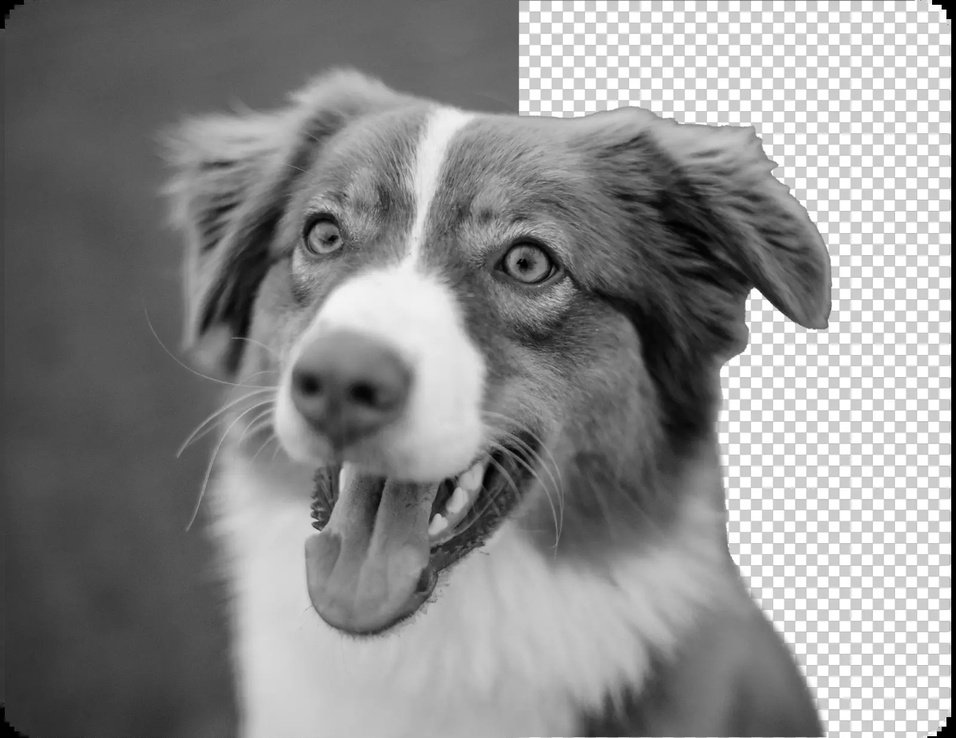
#> input picture Exercise_2/grayscale.jpeg, 956 x 738 px, shrunk from 1600 x 1235 before the run, found by its file name
$ python 4_vectorization.py
#> lines starting #> are read from the running program, lines starting #| are printed output that depends on the picture
import cv2
import numpy as np
import timeit

def grayscale_np(image):
    luminance = np.array([0.114, 0.587, 0.299])
    rows, cols, colors = image.shape
    grayscale_array = np.empty((rows, cols))
    np.matmul(image, luminance, out=grayscale_array)
    return grayscale_array

def build_dct_matrix(K):
    n = np.arange(K, dtype=np.float32)
    k = n[:, None]
    D = np.cos(np.pi * k * (2 * n + 1) / (2 * K))
    # Normalize rows
    D[0, :] *= np.sqrt(1 / K)
    D[1:, :] *= np.sqrt(2 / K)
    return D

def jpeg_compress_global(image, quantization_matrix):

    # grayscale
    luminance = np.array([0.114, 0.587, 0.299])
    grayscale_array = (image @ luminance).astype(np.float32) - 128.0

    rows, cols = grayscale_array.shape

    # build full DCT matrices for the image size
    Dh = build_dct_matrix(rows)
    Dw = build_dct_matrix(cols)

    # 2D DCT on entire image
    Y_dct = Dh @ grayscale_array @ Dw.T

    # Create tiled quantization matrix
    q_rows = (rows + 7) // 8  # number of 8x8 blocks in rows
    q_cols = (cols + 7) // 8
    quantization_matrix_tiled = np.tile(quantization_matrix, (q_rows, q_cols))
    quantization_matrix_tiled = quantization_matrix_tiled[:rows, :cols]  # crop to exact size

    # quantization
    Y_Q = np.round(Y_dct / quantization_matrix_tiled).astype(np.float32) * quantization_matrix_tiled

    # inverse DCT
    Y_rec = Dh.T @ Y_Q @ Dw
    rec = np.clip(Y_rec + 128.0, 0, 255).astype(np.uint8)

    return rec

def jpeg_compress_vectorized(image, k_width, k_height, quantization_matrix):

    # grayscale
    luminance = np.array([0.114, 0.587, 0.299])
    grayscale_array = (image @ luminance).astype(np.float32) - 128.0

    rows, cols = grayscale_array.shape

    # crop to nearest multiple pf block size
    rows_crop = (rows // k_height) * k_height
    cols_crop = (cols // k_width) * k_width
    grascale_cropped = grayscale_array[:rows_crop, :cols_crop]

    # block partitioning
    blocks = grascale_cropped.reshape(rows_crop // k_height, k_height, cols_crop // k_width, k_width).transpose(0, 2, 1, 3)

    # 2D DCT
    Dh = build_dct_matrix(k_height)
    Dw = build_dct_matrix(k_width)
    Y_dct = Dh @ blocks @ Dw.T

    # quantization
    Y_Q = np.round(Y_dct / quantization_matrix).astype(np.float32) * quantization_matrix

    # inverse DCT
    Y_rec = Dh.T @ Y_Q @ Dw
    rec = (Y_rec.transpose(0, 2, 1, 3).reshape(rows_crop, cols_crop))
    rec = np.clip(rec + 128.0, 0, 255).astype(np.uint8)

    return rec

# load the image
image = cv2.imread('C:/Users/adc01/OneDrive - Aalborg Universitet/AAU/6semester/High Performance Programming/Workshop/High-Performance-Workshop/Exercise_2/grayscale.jpeg')
#> image is the input picture: shape (738, 956, 3); min 0, max 255, mean 140

k_width, k_height = 8, 8

# Quantization matrix (JPEG luminance)
quantization_matrix = np.array([[16, 11, 10, 16, 24, 40, 51, 61],
                                [12, 12, 14, 19, 26, 58, 60, 55],
                                [14, 13, 16, 24, 40, 57, 69, 56],
                                [14, 17, 22, 29, 51, 87, 80, 62],
                                [18, 22, 37, 56, 68, 109, 103, 77],
                                [24, 35, 55, 64, 81, 104, 113, 92],
                                [49, 64, 78, 87, 103, 121, 120, 101],
                                [72, 92, 95, 98, 112, 100, 103, 99]], dtype=np.float32)

# timing
t1 = timeit.timeit(
    lambda: jpeg_compress_vectorized(image, k_height, k_width, quantization_matrix),
    number=10
)
#> in jpeg_compress_vectorized, `grascale_cropped = grayscale_array[:rows_crop, :cols_crop]`:
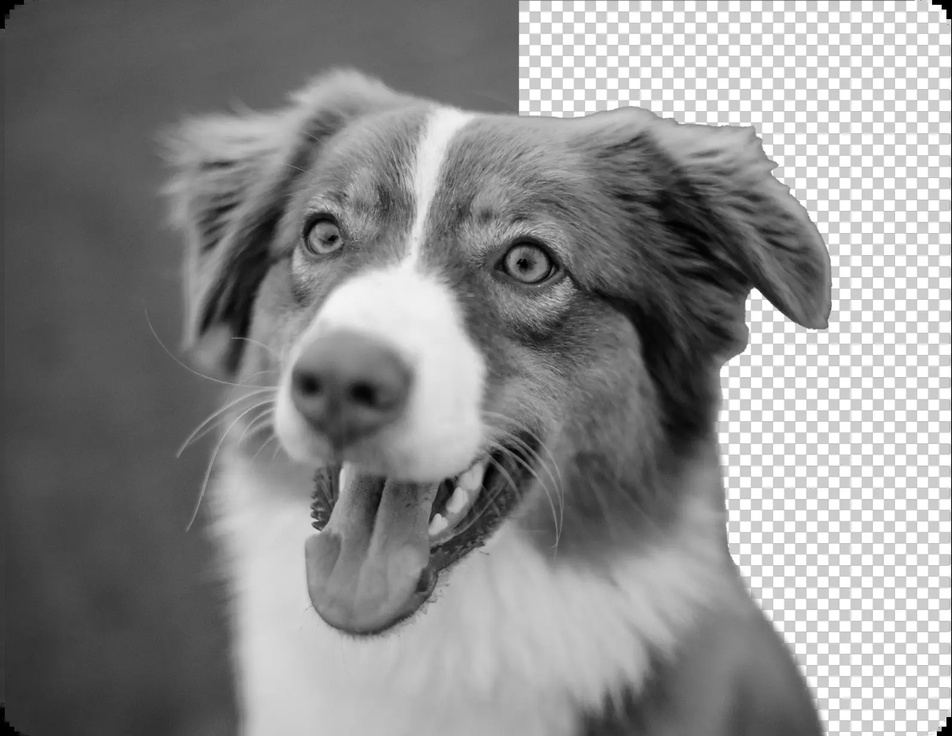
#> grascale_cropped: shape (736, 952) float32; min -128, max 127, mean 12.6; drawn with min black and max white
#> in jpeg_compress_vectorized, `rec = (Y_rec.transpose(0, 2, 1, 3).reshape(rows_crop, cols_crop))`:
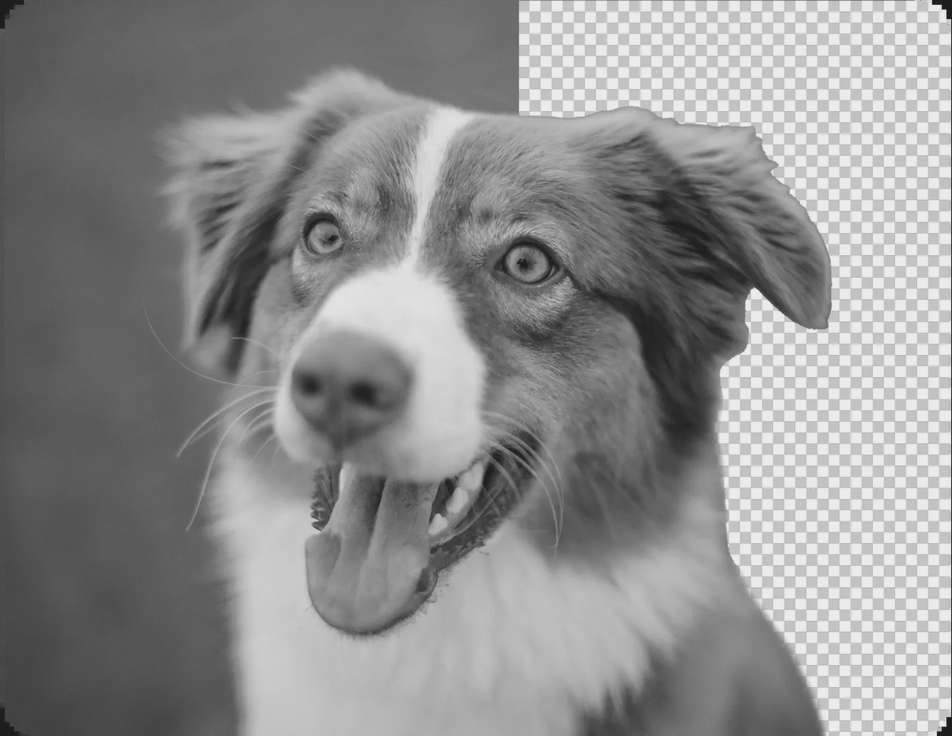
#> rec: shape (736, 952) float32; min -164.2, max 150.4, mean 12.5; drawn with min black and max white
#> t1 = 0.309

t2 = timeit.timeit(
    lambda: jpeg_compress_global(image, quantization_matrix),
    number=10
)
#> in build_dct_matrix (call 21), `D[0, :] *= np.sqrt(1 / K)`:
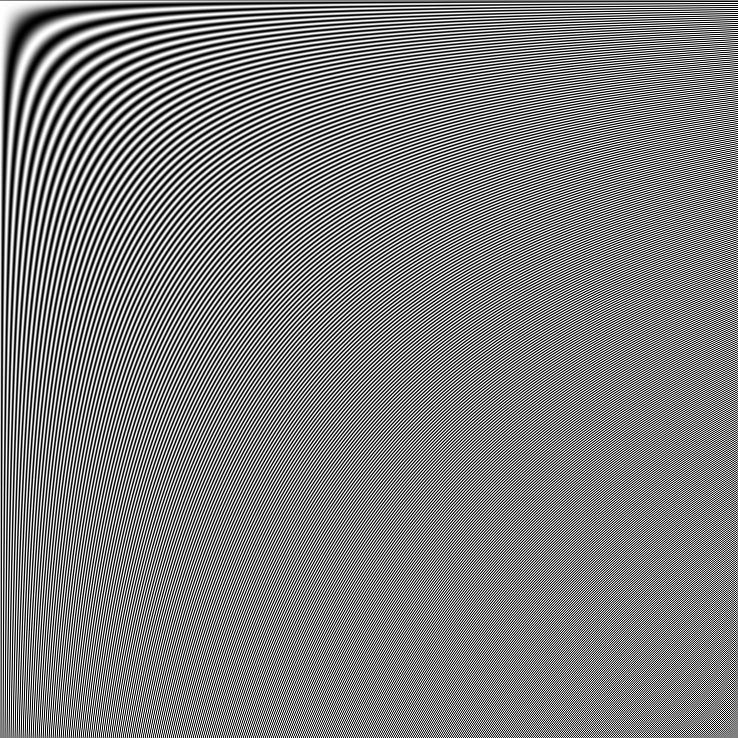
#> D: shape (738, 738) float32; min -1, max 1, mean 4.99e-05; drawn with min black and max white
#> in build_dct_matrix (call 22), `D[0, :] *= np.sqrt(1 / K)`:
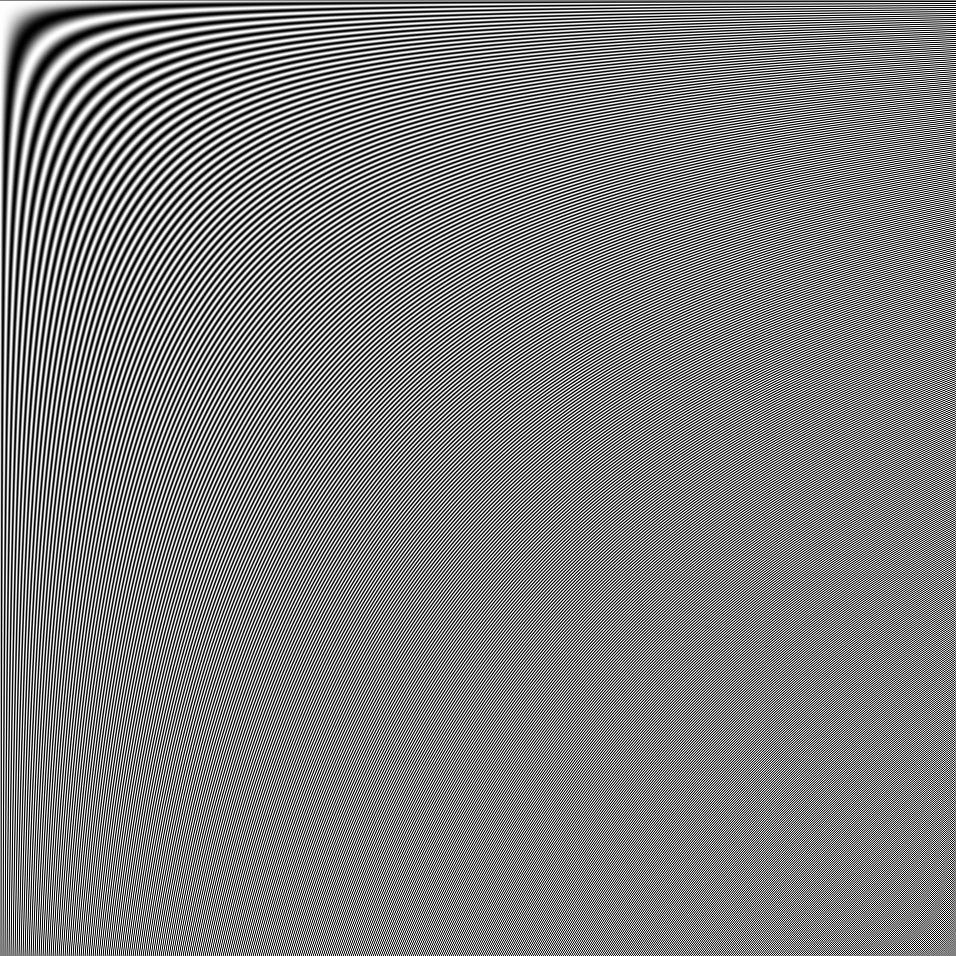
#> D: shape (956, 956) float32; min -1, max 1, mean 3.38e-05; drawn with min black and max white
#> in jpeg_compress_global, `Y_rec = Dh.T @ Y_Q @ Dw`:
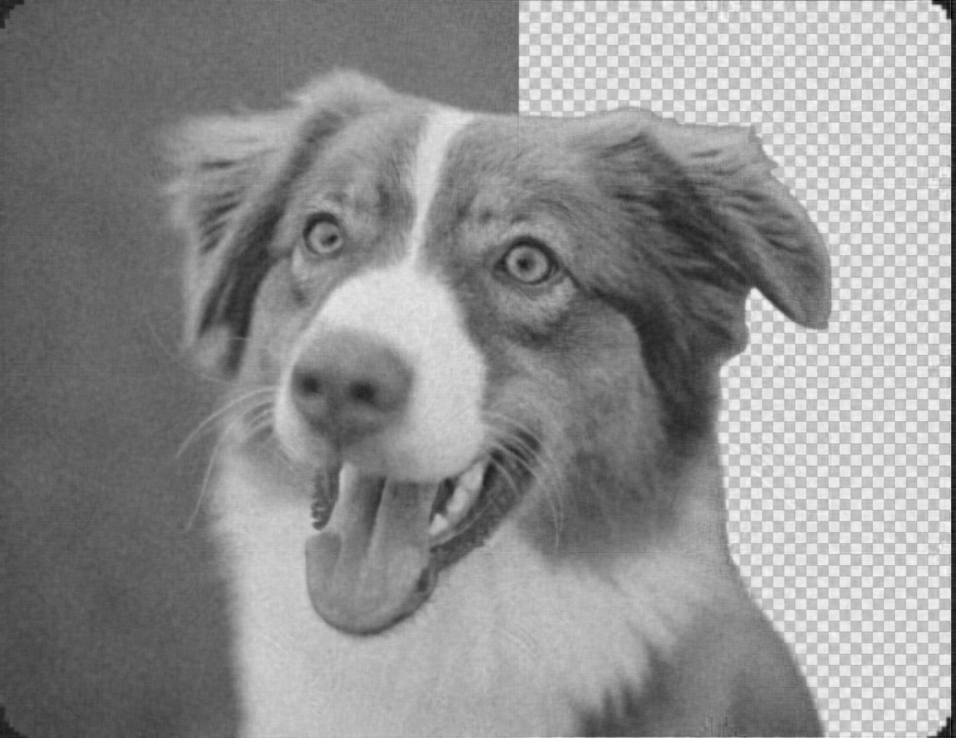
#> Y_rec: shape (738, 956) float32; min -178.7, max 158.3, mean 12; drawn with min black and max white
#> t2 = 0.907
print(f"Average time: {t1/10*1000:.2f} ms\n\nAverage time: {t2/10*1000:.2f} ms")
#| Average time: 30.90 ms
#| Average time: 90.71 ms

#image_np = grayscale_np(image)
#cv2.imwrite("grayscale.jpeg", image_np)


result = jpeg_compress_vectorized(image, k_height, k_width, quantization_matrix)
print(result.dtype)  # Should print: uint8
#| uint8
print(result.min(), result.max())
#| 0 255
cv2.imwrite("compressed_image.jpeg", result)

# Global DCT version
result_global = jpeg_compress_global(image, quantization_matrix)
cv2.imwrite("compressed_image_global.jpeg", result_global)
